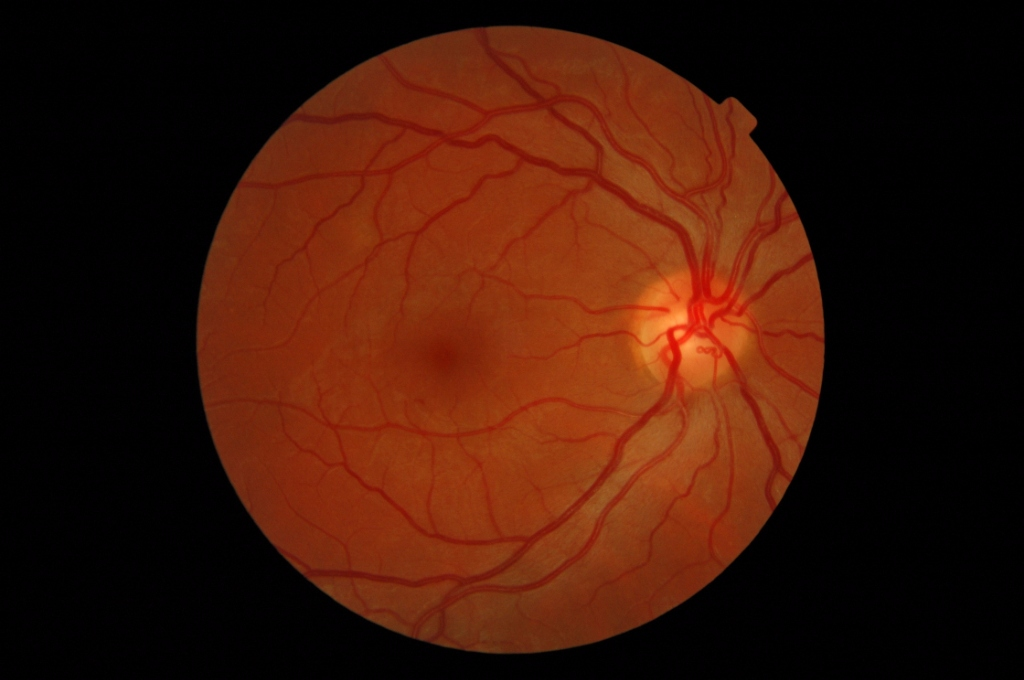
#> input picture data/images/3.png, 1024 x 680 px; its folder holds 3 pictures in this run
$ python pipeline_retina.py
#> lines starting #> are read from the running program, lines starting #| are printed output that depends on the picture; after the words box and inside, x2 and y2 are one past the last pixel; in counts of white or black regions, pixels touching at a corner belong together
#!/usr/bin/env python3
"""
Pipeline de Procesamiento Digital de Imágenes para Retinografía Vascular Digital
TPI Visión Artificial - Licenciatura en Inteligencia Artificial (2026)
Autores:
  - Bringas, Mateo Lautaro (Legajo: 435719)
  - Castro, Cristian Leonel (Legajo: 435837)
  - Garcia Pintos, Valentin (Legajo: 435804)
"""

import os
import cv2
import numpy as np
import pandas as pd
import matplotlib.pyplot as plt
from scipy import ndimage as ndi
from skimage.segmentation import watershed
from skimage.feature import peak_local_max
from skimage.morphology import disk, opening, closing, remove_small_objects

def main():
    base_dir = os.path.dirname(os.path.dirname(os.path.abspath(__file__)))
    img_path = os.path.join(base_dir, 'data', 'images', '3.png')
    output_fig_dir = os.path.join(base_dir, 'docs', 'informe_latex', 'figuras')
    output_csv_path = os.path.join(base_dir, 'data', 'results_metrologia_retina.csv')
    os.makedirs(output_fig_dir, exist_ok=True)
    os.makedirs(os.path.dirname(output_csv_path), exist_ok=True)

    print(f"Cargando imagen desde: {img_path}")
    img_bgr = cv2.imread(img_path)
#> img_bgr is the input picture: shape (680, 1024, 3); mean B, G, R 8, 22.6, 62.2
    if img_bgr is None:
        raise FileNotFoundError(f"No se pudo cargar la imagen: {img_path}")

    img_rgb = cv2.cvtColor(img_bgr, cv2.COLOR_BGR2RGB)
    h, w, c = img_rgb.shape
    print(f"Dimensiones de la imagen: {w}x{h} píxeles, canales: {c}")
#| Dimensiones de la imagen: 1024x680 píxeles, canales: 3

    # ==========================================
    # ETAPA 1: Ingesta, Espacio de Intensidad y Diagnóstico de Histograma
    # ==========================================
    ch_r = img_rgb[:, :, 0]
    ch_g = img_rgb[:, :, 1] # CANAL VERDE: Mayor contraste espectral
    ch_b = img_rgb[:, :, 2]
    gray_img = cv2.cvtColor(img_rgb, cv2.COLOR_RGB2GRAY)

    # Máscara del campo visual retiniano (FOV - Field of View)
    _, fov_mask = cv2.threshold(gray_img, 15, 255, cv2.THRESH_BINARY)
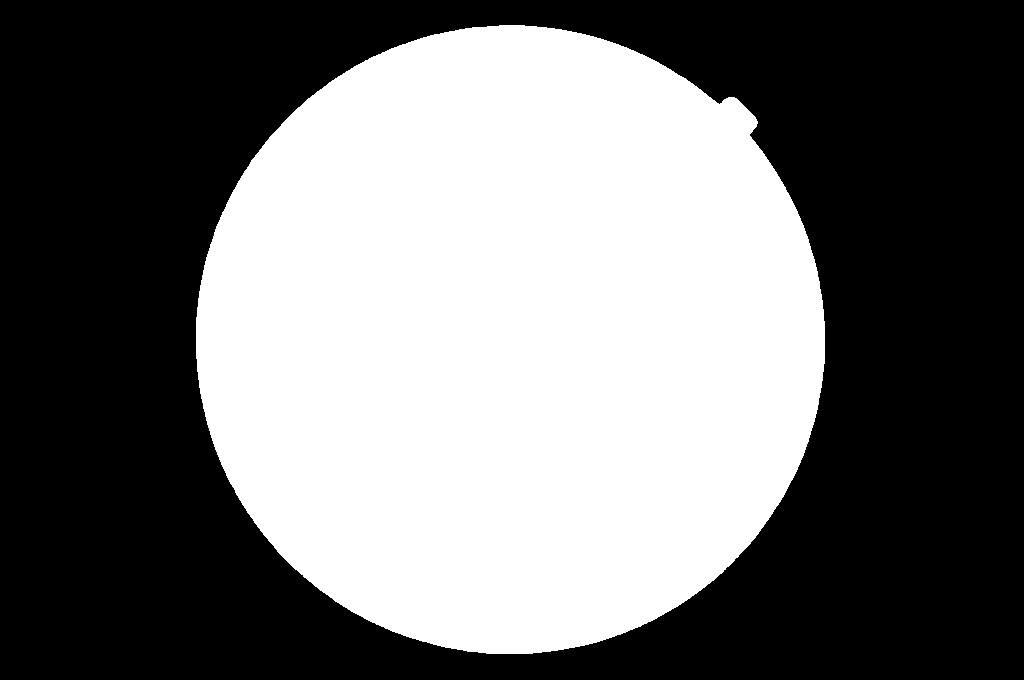
#> fov_mask: shape (680, 1024); 44.7% white; 1 white region, box (x1, y1, x2, y2) and area: (196, 25, 825, 654) 311574
    fov_mask = cv2.morphologyEx(fov_mask, cv2.MORPH_CLOSE, cv2.getStructuringElement(cv2.MORPH_ELLIPSE, (15, 15)))
#> fov_mask: shape (680, 1024); 44.8% white; 1 white region, box (x1, y1, x2, y2) and area: (196, 25, 825, 654) 311605
    fov_pixels = ch_g[fov_mask > 0]
    total_retina_area_px = int(np.count_nonzero(fov_mask))
#> total_retina_area_px = 311605
    print(f"Área útil del fondo de ojo (FOV): {total_retina_area_px} px^2")
#| Área útil del fondo de ojo (FOV): 311605 px^2

    # Gráfico Figura 1: Diagnóstico de Histograma y Canales
    fig, axs = plt.subplots(2, 3, figsize=(14, 8))
    fig.patch.set_facecolor('#ffffff')

    axs[0, 0].imshow(img_rgb)
    axs[0, 0].set_title("(a) Retinografía Original RGB", fontsize=11, fontweight='bold')
    axs[0, 0].axis('off')

    axs[0, 1].imshow(ch_g, cmap='gray')
    axs[0, 1].set_title("(b) Canal Verde (G) - Alto Contraste", fontsize=11, fontweight='bold')
    axs[0, 1].axis('off')

    axs[0, 2].imshow(gray_img, cmap='gray')
    axs[0, 2].set_title("(c) Escala de Grises Estándar (8-bit)", fontsize=11, fontweight='bold')
    axs[0, 2].axis('off')

    # Histograma comparativo de canales R, G, B en FOV
    axs[1, 0].hist(ch_r[fov_mask > 0], bins=256, range=(0, 256), color='red', alpha=0.5, label='Canal R (Saturado)')
    axs[1, 0].hist(ch_g[fov_mask > 0], bins=256, range=(0, 256), color='green', alpha=0.6, label='Canal G (Óptimo)')
    axs[1, 0].hist(ch_b[fov_mask > 0], bins=256, range=(0, 256), color='blue', alpha=0.5, label='Canal B (Subexpuesto)')
    axs[1, 0].set_title("(d) Descomposición Espectral en FOV", fontsize=11, fontweight='bold')
    axs[1, 0].set_xlabel("Nivel de Gris [0 - 255]")
    axs[1, 0].set_ylabel("Frecuencia (Píxeles)")
    axs[1, 0].legend(loc='upper right', fontsize=8)
    axs[1, 0].grid(True, alpha=0.3)

    # Histograma del Canal Verde en FOV con diagnóstico estadístico
    mean_val = float(np.mean(fov_pixels))
#> mean_val = 49.96
    std_val = float(np.std(fov_pixels))
#> std_val = 14.72
    p5, p95 = np.percentile(fov_pixels, [5, 95])
#> p5 = 30; p95 = 75
    axs[1, 1].hist(fov_pixels, bins=256, range=(0, 256), color='#2e7d32', edgecolor='#1b5e20', alpha=0.7)
    axs[1, 1].axvline(mean_val, color='darkorange', linestyle='--', linewidth=2, label=f'Media: {mean_val:.1f} (std={std_val:.1f})')
    axs[1, 1].axvline(p5, color='gray', linestyle=':', label=f'P5: {p5:.0f}')
    axs[1, 1].axvline(p95, color='gray', linestyle=':', label=f'P95: {p95:.0f}')
    axs[1, 1].set_title("(e) Histograma Canal G (Diagnóstico)", fontsize=11, fontweight='bold')
    axs[1, 1].set_xlabel("Nivel de Gris [0 - 255]")
    axs[1, 1].set_ylabel("Frecuencia")
    axs[1, 1].legend(loc='upper right', fontsize=8)
    axs[1, 1].grid(True, alpha=0.3)

    # Gráfico de perfil transversal de intensidad (efecto viñeteado / iluminación esférica)
    center_y = h // 2
    profile_g = ch_g[center_y, :]
#> profile_g = 1024 values, max 139 at index 643, min 0 at index 3, mean 34.3
    axs[1, 2].plot(profile_g, color='teal', linewidth=1.5, label='Intensidad Canal G')
    axs[1, 2].set_title(f"(f) Perfil Transversal (Línea Y={center_y})", fontsize=11, fontweight='bold')
    axs[1, 2].set_xlabel("Posición X (Píxeles)")
    axs[1, 2].set_ylabel("Intensidad")
    axs[1, 2].grid(True, alpha=0.3)
    axs[1, 2].legend(loc='upper left', fontsize=8)

    plt.tight_layout()
    fig1_path = os.path.join(output_fig_dir, 'fig1_diagnostico_histograma.png')
    plt.savefig(fig1_path, dpi=300)
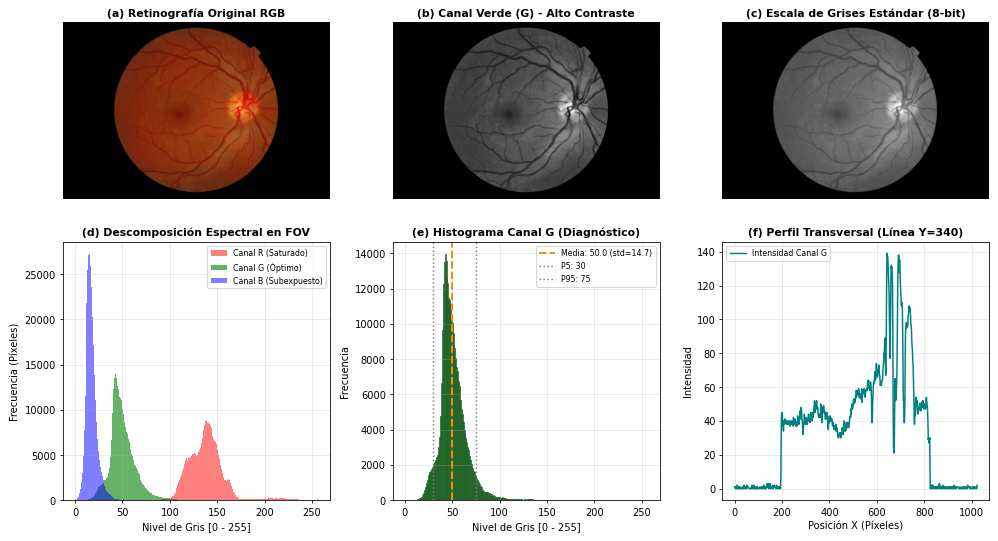
#> figure drawn by matplotlib, 6 panels; panel 4: tallest bar 8782 high, from x = 137 to 138; panel 4: tallest bar 13957 high, from x = 42 to 43; panel 4: tallest bar 27241 high, from x = 15 to 16; panel 5: tallest bar 13957 high, from x = 42 to 43
    plt.close()
    print(f"Figura 1 guardada en: {fig1_path}")

    # ==========================================
    # ETAPA 2: Preprocesamiento y Filtrado Espacial
    # ==========================================
    # Filtro Mediana 3x3: atenuación de ruido térmico/gaussiano con preservación de aristas vivas
    denoised_g = cv2.medianBlur(ch_g, 3)

    # Compensación de iluminación no uniforme mediante CLAHE
    clahe = cv2.createCLAHE(clipLimit=2.5, tileGridSize=(8, 8))
    enhanced_g = clahe.apply(denoised_g)

    # Gráfico comparativo de filtros
    fig, axs = plt.subplots(1, 4, figsize=(16, 4))
    axs[0].imshow(ch_g, cmap='gray')
    axs[0].set_title("(a) Canal Verde Original", fontsize=10, fontweight='bold')
    axs[0].axis('off')

    gauss_blur = cv2.GaussianBlur(ch_g, (5, 5), 1.2)
    axs[1].imshow(gauss_blur, cmap='gray')
    axs[1].set_title("(b) Gaussiano (Bordes suavizados)", fontsize=10, fontweight='bold')
    axs[1].axis('off')

    axs[2].imshow(denoised_g, cmap='gray')
    axs[2].set_title("(c) Mediana 3x3 (Preserva aristas)", fontsize=10, fontweight='bold')
    axs[2].axis('off')

    axs[3].imshow(enhanced_g, cmap='gray')
    axs[3].set_title("(d) CLAHE (Compensación Local)", fontsize=10, fontweight='bold')
    axs[3].axis('off')

    plt.tight_layout()
    fig4_path = os.path.join(output_fig_dir, 'fig4_comparativa_filtros_clahe.png')
    plt.savefig(fig4_path, dpi=300)
    plt.close()
    print(f"Figura 4 (Comparativa filtros) guardada en: {fig4_path}")

    # ==========================================
    # ETAPA 3: Segmentación y Binarización
    # ==========================================
    # Sustracción de fondo morfológica (Rolling Ball equivalente) para normalizar gradientes esféricos
    kernel_bg = cv2.getStructuringElement(cv2.MORPH_ELLIPSE, (31, 31))
    background_estimate = cv2.morphologyEx(enhanced_g, cv2.MORPH_DILATE, kernel_bg)
    vessel_enhanced = cv2.subtract(background_estimate, enhanced_g)
    vessel_enhanced[fov_mask == 0] = 0

    # Umbral de Otsu (Dark background: Vasos en 255 blanco, Fondo en 0 negro)
    otsu_thresh_val, binary_otsu = cv2.threshold(vessel_enhanced, 0, 255, cv2.THRESH_BINARY + cv2.THRESH_OTSU)
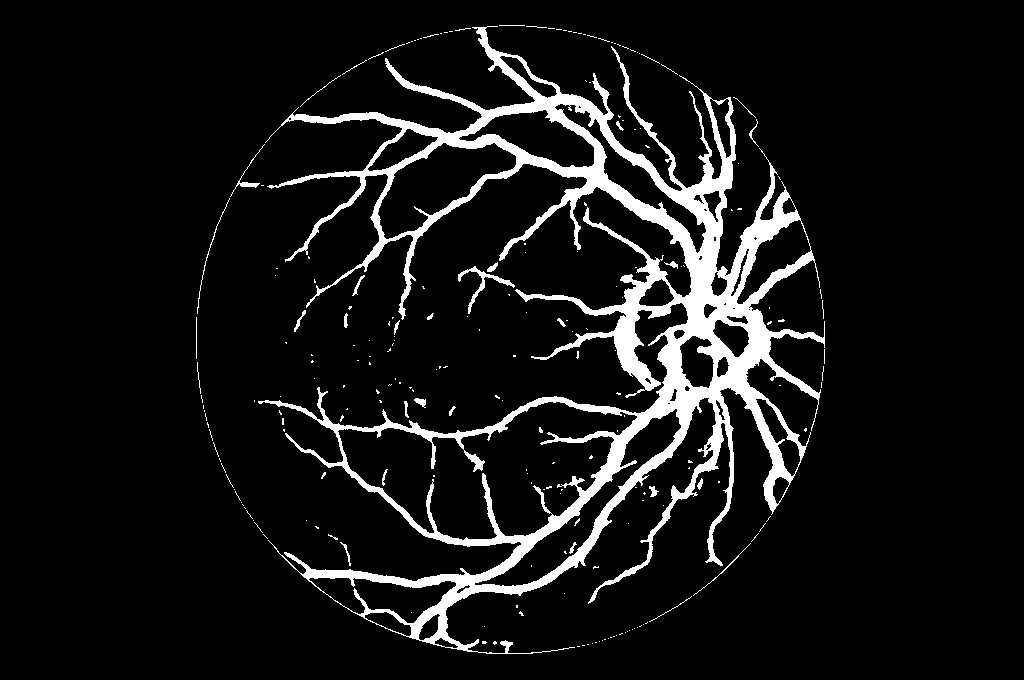
#> binary_otsu: shape (680, 1024); 8.4% white; 224 white regions (192 under 20 px), largest, box (x1, y1, x2, y2) and area: (258, 26, 825, 654) 55721, (458, 266, 515, 314) 387, (230, 144, 265, 197) 142
#> otsu_thresh_val = 42
    print(f"Umbral de Otsu calculado: {otsu_thresh_val:.2f}")
#| Umbral de Otsu calculado: 42.00

    # ==========================================
    # ETAPA 4: Acondicionamiento Morfológico Binario y Separación
    # ==========================================
    # Apertura morfológica con disco r=1 para suprimir ruido granular residual y espículas
    opened = opening(binary_otsu > 0, disk(1))
#> opened: shape (680, 1024) bool; 8% white; 84 white regions (51 under 20 px), largest, box (x1, y1, x2, y2) and area: (279, 27, 825, 652) 53055, (468, 266, 515, 313) 325, (353, 589, 408, 625) 289

    # Cierre morfológico y relleno para sellar el reflejo central del lumen vascular
    closed = closing(opened, disk(2))
#> closed: shape (680, 1024) bool; 8.2% white; 60 white regions (38 under 20 px), largest, box (x1, y1, x2, y2) and area: (264, 27, 825, 652) 55651, (464, 451, 485, 472) 162, (237, 182, 259, 188) 83
    filled = ndi.binary_fill_holes(closed)
#> filled: shape (680, 1024) bool; 14.9% white; 50 white regions (30 under 20 px), largest, box (x1, y1, x2, y2) and area: (264, 27, 825, 652) 102593, (237, 182, 259, 188) 83, (500, 640, 513, 654) 81

    # Filtrado de objetos espurios microscópicos (< 20 px)
    cleaned = remove_small_objects(filled, min_size=20)
#> cleaned: shape (680, 1024) bool; 14.8% white; 20 white regions, largest, box (x1, y1, x2, y2) and area: (264, 27, 825, 652) 102575, (237, 182, 259, 188) 83, (500, 640, 513, 654) 81

    # Transformada de Distancia y Watershed con líneas divisorias
    distance = ndi.distance_transform_edt(cleaned)
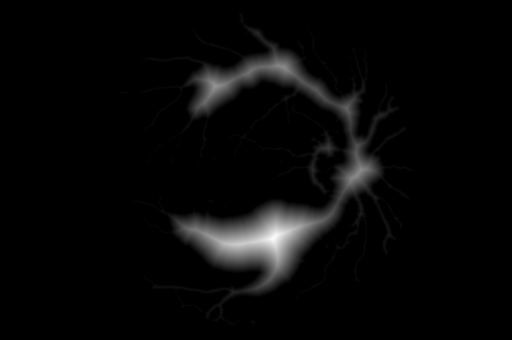
#> distance: shape (680, 1024) float64 (shown at 1/2 size); min 0, max 72.47, mean 2.3; drawn with min black and max white
    coords = peak_local_max(distance, min_distance=8, labels=cleaned)
#> coords = 211 pairs, first value 31 to 646, second value 244 to 812
    mask = np.zeros(distance.shape, dtype=bool)
    mask[tuple(coords.T)] = True
    markers, _ = ndi.label(mask)
    labels_ws = watershed(-distance, markers, mask=cleaned, watershed_line=True)
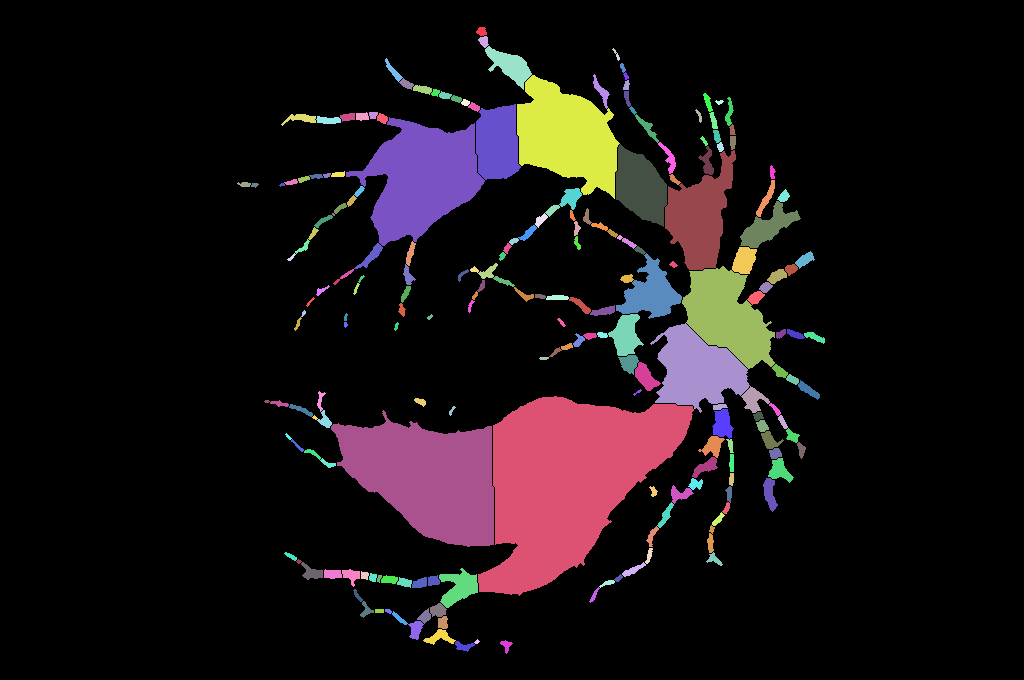
#> labels_ws: shape (680, 1024) int32; 212 distinct labels, from 0 to 211; one colour per label, 0 black
    num_ws_markers = np.max(markers)
    print(f"Marcadores identificados por picos de distancia: {num_ws_markers}")

    # ==========================================
    # ETAPA 5: Análisis de Componentes Conectados (CCA) y Extracción Metrológica
    # ==========================================
    # Cada región aislada por las líneas divisorias de watershed tiene una etiqueta distinta de 0
    bin_ws = (labels_ws > 0).astype(np.uint8) * 255
#> bin_ws: shape (680, 1024); 14.6% white; 42 white regions (1 under 20 px), largest, box (x1, y1, x2, y2) and area: (264, 27, 820, 652) 96178, (706, 473, 734, 566) 485, (361, 571, 427, 588) 479
    num_labels, labels, stats, centroids = cv2.connectedComponentsWithStats(bin_ws, connectivity=8)
#> labels: shape (680, 1024) int32; 43 distinct labels, from 0 to 42
#> (the rest of the program and of its run is left out)
